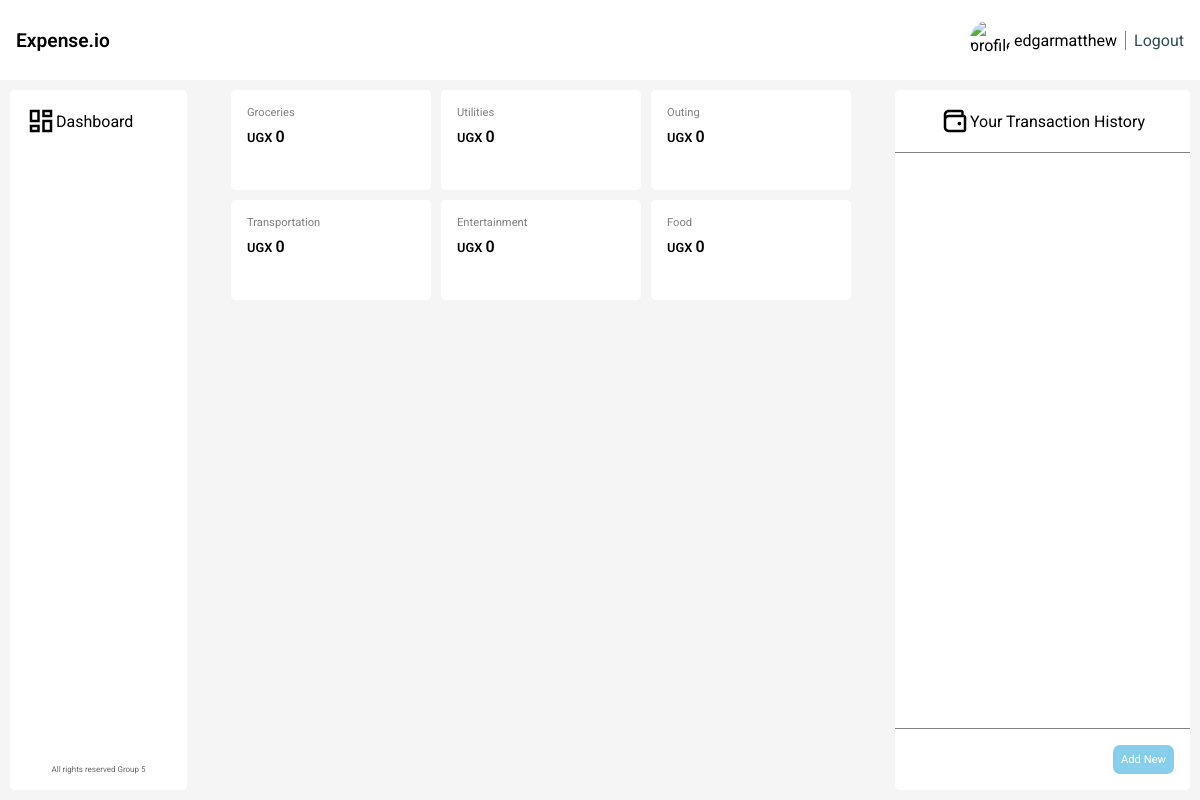
The page / (signed in) on the database as committed earlier.
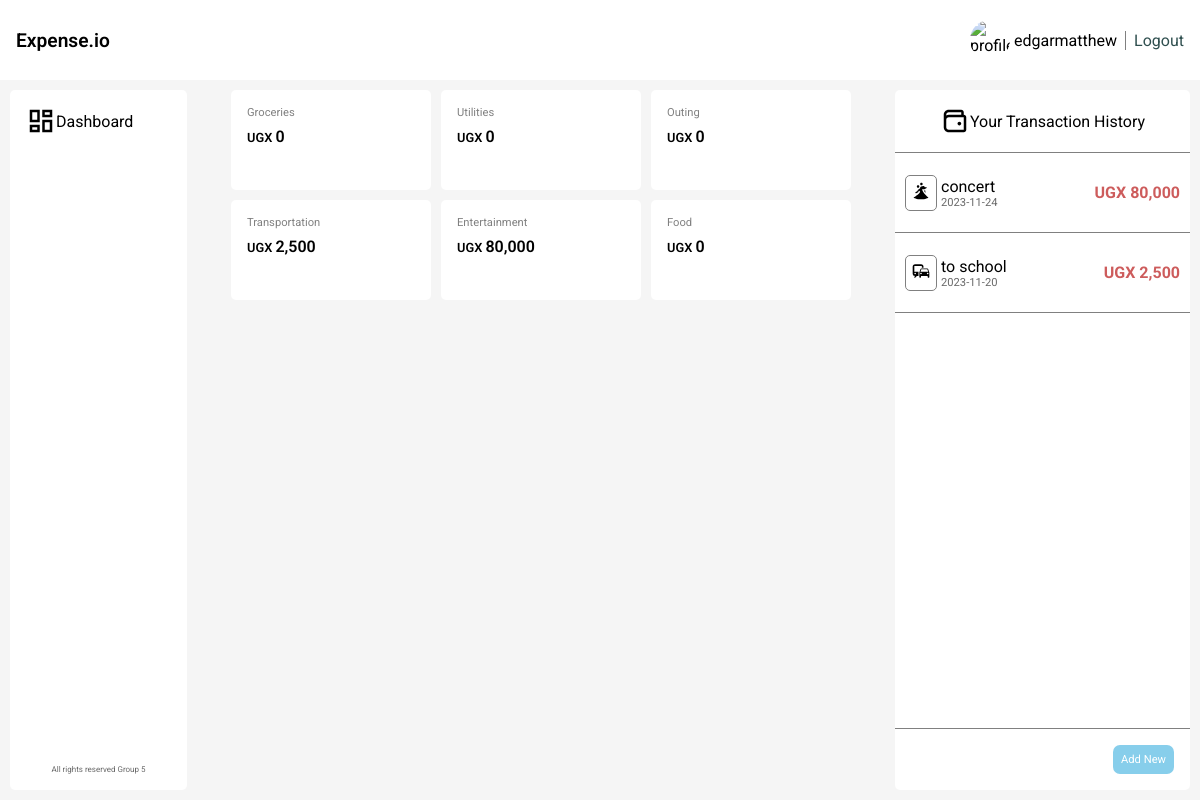
The same page on the database as committed later.
### core/models.py (models this page shows, shortened)
class Category(models.Model):
    name = models.CharField(max_length=50)
    created_at = models.DateTimeField(auto_now_add=True)
    def __str__(self) -> str:
        return self.name
    class Meta:
        verbose_name_plural = 'Categories'

class Expense(models.Model):
    owner = models.ForeignKey(User, on_delete=models.CASCADE)
    name = models.CharField(max_length=50)
    amount = models.BigIntegerField()
    category = models.ForeignKey(Category, on_delete=models.CASCADE)
    date = models.DateField()

### core/views.py (the view)
# urls.py: path('', views.index, name='index'),
@login_required
def index(request):
    categories = []
    _categories = Category.objects.all()
    for category in _categories:
        total_expenditure = category.expense_set.filter(owner=request.user).aggregate(Sum('amount'))['amount__sum'] or 0
        categories.append({
            'category': category,
            'total_expenditure': total_expenditure
        })
    expenses = Expense.objects.filter(owner=request.user).order_by('-date')
    context = { 'categories': categories, 'expenses': expenses }
    return render(request, 'core/index.html', context)

### core/templatetags/intcomma.py (called while the page is built)
@register.filter()
def intcomma(value):
    return "{:,}".format(int(value))

### core/templates/core/index.html (shortened to what this page needs)
{% load static %}
{% load intcomma %}
<!DOCTYPE html>
<html lang="en">
<head>
    <link rel="stylesheet" href="{% static 'css/main.css' %}">
    <link rel="stylesheet" href="{% static 'css/index.css' %}">
</head>
<body>
    <div class="body">
        <div class="navbar">
            <div class="logo">Expense.io</div>
            <div class="profile">
                {% if user.is_authenticated %}
                    <img src="{% static 'images/profile.jpg' %}" alt="profile">
                    <p class="username">
                        {{ user.username }}
                    </p>
                    <a href="{% url 'users:logout' %}">Logout</a>
                {% else %}
                    <a href="{% url 'users:register' %}">Register</a>
                    <a href="{% url 'users:login' %}">Login</a>
                {% endif %}
            </div>
        </div>
        <div class="main">
            <div class="sidebar">
                <div class="tile">
                    <svg style="width: 30px; height: auto;" xmlns="http://www.w3.org/2000/svg" viewBox="0 0 24 24">
                        <title>view-dashboard-outline</title>
                        <path
                            d="M19,5V7H15V5H19M9,5V11H5V5H9M19,13V19H15V13H19M9,17V19H5V17H9M21,3H13V9H21V3M11,3H3V13H11V3M21,11H13V21H21V11M11,15H3V21H11V15Z" />
                    </svg>
                    <span>Dashboard</span>
                </div>
                <p class="copy">All rights reserved Group 5</p>
            </div>
            <div class="categories">
                {% for category in categories %}
                    <div class="category">
                        <p class="name">{{ category.category.name }}</p>
                        <p class="total">
                            UGX
                            <span>{{ category.total_expenditure|intcomma }}</span>
                        </p>
                    </div>
                {% endfor %}
            </div>
            <div class="aside">
                <div class="header">
                    <span>Your Transaction History</span>
                </div>
                <div class="transactions">
                    {% for expense in expenses %}
                        <div class="transaction">
                            <div class="icon">
                            </div>
                            <div class="details">
                                <p class="name">{{ expense.name|safe }}</p>
                                <p class="date">{{ expense.date|safe }}</p>
                            </div>
                            <p class="value">
                                UGX
                                <span>{{ expense.amount|intcomma }}</span>
                            </p>
                        </div>
                    {% endfor %}
                </div>
                <div class="footer">
                    <button class="new">Add New</button>
                </div>
            </div>
        </div>
    </div>
</body>
</html>

Rows that differ between the two databases and show on the page:
computed for Category "Transportation": total_expenditure "0" → "2,500"
computed for Category "Entertainment": total_expenditure "0" → "80,000"
added Expense: name "concert", date "2023-11-24", amount "80,000"
added Expense: name "to school", date "2023-11-20", amount "2,500"
